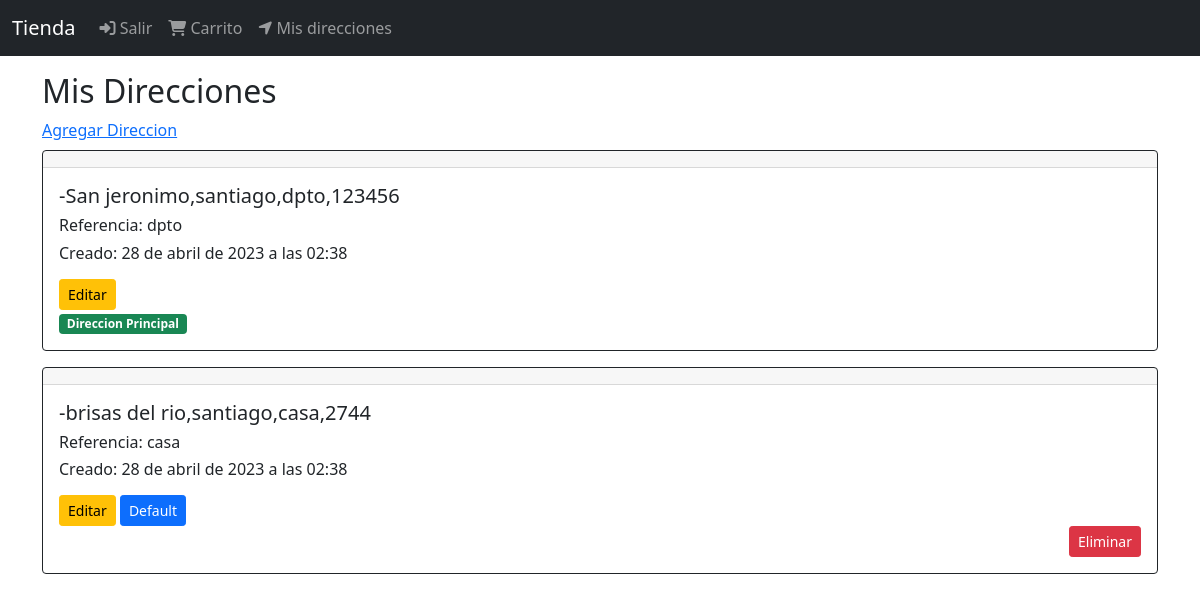
The page /direcciones/ (signed in) on the database its author committed.
### DirEnvio/models.py (models this page shows, shortened)
class DireccionEnvio(models.Model):
    user = models.ForeignKey(User,null=False,blank=False, on_delete=models.CASCADE)
    line1= models.CharField(max_length=300)
    line2= models.CharField(max_length=300,blank=True)
    city= models.CharField(max_length=100)
    state= models.CharField(max_length=100)
    country= models.CharField(max_length=50)
    reference= models.CharField(max_length=300)
    postal_code= models.CharField(max_length=10,null=False,blank=False)
    default= models.BooleanField(default=False)
    created_at= models.DateTimeField(auto_now_add=True)
    @property
    def direccion(self):
        return '-{},{},{},{}'.format(self.line1,self.city,self.reference,self.postal_code)

### DirEnvio/views.py (the view)
# urls.py: path('', views.DireccionEnvioListView.as_view(), name='direccion_envio'),
class DireccionEnvioListView(LoginRequiredMixin,ListView):
    login_url='login'
    model = DireccionEnvio
    template_name = 'direccion_envios/direccion_envio.html'
    def get_queryset(self):
        return DireccionEnvio.objects.filter(user=self.request.user).order_by('-default')

### DirEnvio/templates/direccion_envios/direccion_envio.html
{% extends "base.html"%}
{%block content%}
<div class="col">
    <div class="h2">
        Mis Direcciones
    </div>
    <a href="{%url 'formulariodir'%}">Agregar Direccion</a>
    <div class="mt-2">
        {%for i in object_list%}
        <div class="mt-2">
            {%include 'direccion_envios/snippets/cartDirecciones.html'%}
        </div>
        {%endfor%}
    </div>
</div>
{%endblock%}

### DirEnvio/templates/direccion_envios/snippets/cartDirecciones.html
<div class="card border-dark mb-3">
    <h4 class="card-header"></h4>
    <div class="card-body">
        <h5 class="card-title">{{i.direccion}}</h5>
        <div class="card-title">
            <h6>Referencia: {{i.reference}} </h6>
            <h6>Creado: {{i.created_at}} </h6>
        </div>
        <div class="mt-3">
            <a href="{% url 'update_direccion_envio' i.pk%}" class="btn btn-warning btn-sm">Editar</a>
            {%if i.default %}
            <div>
                <span class="badge bg-success">Direccion Principal</span>
            </div>
            {%else%}
            <a href="" class="btn btn-primary btn-sm">Default</a>
            <div class="d-grid gap-2 d-md-flex justify-content-md-end">
                <a href="{% url 'remove_direccion_envio' i.pk%}" class="btn btn-danger btn-sm">Eliminar</a>
            </div>
            {%endif%}
        </div>
    </div>
</div>

### rows shown on the page
DireccionEnvio: direccion "-San jeronimo,santiago,dpto,123456", reference "dpto", created_at "28 de abril de 2023 a las 02:38", default "Direccion Principal"
DireccionEnvio: direccion "-brisas del rio,santiago,casa,2744", reference "casa", created_at "28 de abril de 2023 a las 02:38", default "Default"
